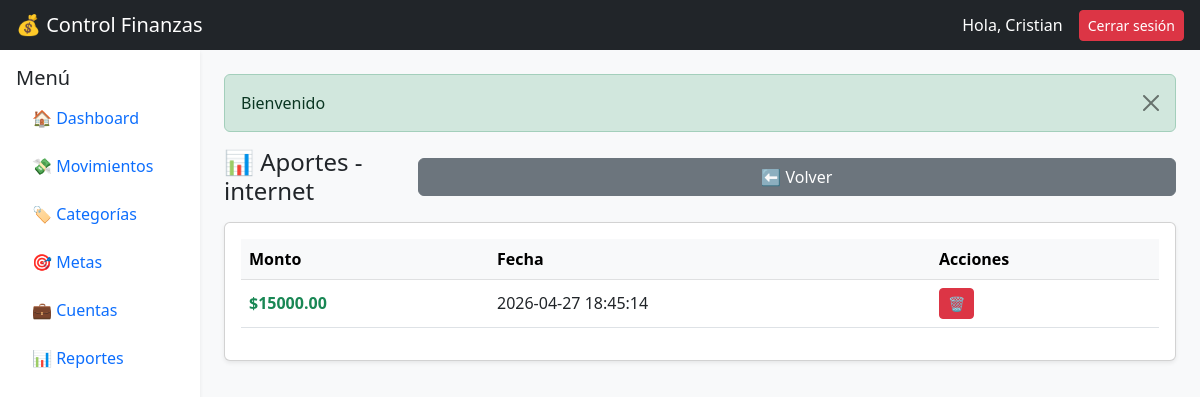
The page /index.php?action=metas.aportes&id=4 (signed in) on the database its author committed.
### tables this page shows
CREATE TABLE `metas` (
  `id` int(11) NOT NULL,
  `nombre` varchar(100) NOT NULL,
  `monto_objetivo` decimal(10,2) NOT NULL,
  `fecha_limite` date DEFAULT NULL,
  `usuario_id` int(11) DEFAULT NULL
);

CREATE TABLE `meta_aportes` (
  `id` int(11) NOT NULL,
  `meta_id` int(11) DEFAULT NULL,
  `monto` decimal(10,2) NOT NULL,
  `fecha` datetime DEFAULT current_timestamp(),
  `movimiento_id` int(11) DEFAULT NULL
);

### controllers/MetaController.php (called while the page is built, shortened)
<?php
class MetaController{
    private $model;
    public function __construct()
    {
        require_once("c://xampp/htdocs/control_finanzas/models/Meta.php");
        $this->model = new MetaModel();
    }
    public function aportes($id){
        $usuario_id = $_SESSION["usuario_id"];
        $meta = $this->model->getMeta($id, $usuario_id);
        $aportes = $this->model->getAportes($id, $usuario_id);
        require_once("c://xampp/htdocs/control_finanzas/views/metas/aportes.php");
    }
}
?>

### config/database.php (called while the page is built)
<?php
    class db{
        private $host = "localhost";
        private $dbname = "control_finanzas";
        private $user = "root";
        private $password = "";
        public function conexion(){
            try{
                $PDO = new PDO("mysql:host=".$this->host.";dbname=".$this->dbname,$this->user,$this->password);
                return $PDO;
            }catch(PDOException $e){
                return $e->getMessage();
            }
        }
    }
?>

### models/Meta.php (called while the page is built, shortened)
<?php
    class MetaModel{
        private $PDO;
        public function __construct()
        {
            require_once("c://xampp/htdocs/control_finanzas/config/database.php");
            $con = new db();
            $this->PDO = $con->conexion();
        }
        public function getMeta($id, $usuario_id){
            $stament = $this->PDO->prepare(
                "SELECT *
                FROM metas
                WHERE id = :id
                AND usuario_id = :usuario_id
                LIMIT 1"
            );
            $stament->bindParam(":id", $id);
            $stament->bindParam(":usuario_id", $usuario_id);
            $stament->execute();
            return $stament->fetch(PDO::FETCH_ASSOC);
        }
        public function getAportes($meta_id, $usuario_id){
            $stmt = $this->PDO->prepare(
                "SELECT ma.id, ma.monto, ma.fecha
                FROM meta_aportes ma
                INNER JOIN metas m ON ma.meta_id = m.id
                WHERE ma.meta_id = :meta_id
                AND m.usuario_id = :usuario_id
                ORDER BY ma.fecha DESC"
            );
            $stmt->bindParam(":meta_id", $meta_id);
            $stmt->bindParam(":usuario_id", $usuario_id);
            $stmt->execute();
            return $stmt->fetchAll(PDO::FETCH_ASSOC);
        }
    }
?>

### views/metas/aportes.php (the view, shortened to what this page needs)
<?php require_once("c://xampp/htdocs/control_finanzas/views/layouts/header.php"); ?>
<?php require_once("c://xampp/htdocs/control_finanzas/views/layouts/navbar.php"); ?>
<div class="container-fluid">
    <div class="row">
        <?php require_once("c://xampp/htdocs/control_finanzas/views/layouts/sidebar.php"); ?>
        <div class="col-12 col-md-10 p-2 p-md-4">
            <?php require_once("c://xampp/htdocs/control_finanzas/views/layouts/alert.php"); ?>
            <div class="d-flex flex-column flex-md-row justify-content-between align-items-start align-items-md-center gap-2 mb-3">
                <h4 class="mb-0">
                    📊 Aportes - <?= $meta["nombre"] ?>
                </h4>
                <a href="/control_finanzas/index.php?action=metas"
                   class="btn btn-secondary w-100 w-sm-auto">
                    ⬅ Volver
                </a>
            </div>
            <div class="card shadow-sm">
                <div class="card-body p-2 p-md-3">
                    <div class="table-responsive">
                        <table class="table table-hover align-middle">
                            <thead class="table-light">
                                <tr>
                                    <th>Monto</th>
                                    <th>Fecha</th>
                                    <th>Acciones</th>
                                </tr>
                            </thead>
                            <tbody>
                            <?php if(!empty($aportes)): ?>
                                <?php foreach($aportes as $a): ?>
                                    <tr>
                                        <td class="fw-bold text-success">
                                            $<?= $a["monto"] ?>
                                        </td>
                                        <td><?= $a["fecha"] ?></td>
                                        <td>
                                            <a href="/control_finanzas/index.php?action=metas.deleteAporte&id=<?= $a["id"] ?>"
                                               class="btn btn-sm btn-danger"
                                               onclick="return confirm('¿Eliminar aporte? Esto devolverá el dinero a la cuenta.')">
                                                🗑️
                                            </a>
                                        </td>
                                    </tr>
                                <?php endforeach; ?>
                            <?php endif; ?>
                            </tbody>
                        </table>
                    </div>
                </div>
            </div>
        </div>
    </div>
</div>
<?php require_once("c://xampp/htdocs/control_finanzas/views/layouts/footer.php"); ?>

### rows shown on the page
metas: nombre "internet"
meta_aportes: monto "15000.00", fecha "2026-04-27 18:45:14"

### other values the page prints
$_SESSION['usuario'] "Cristian"
$_SESSION["mensaje"] "Bienvenido"
